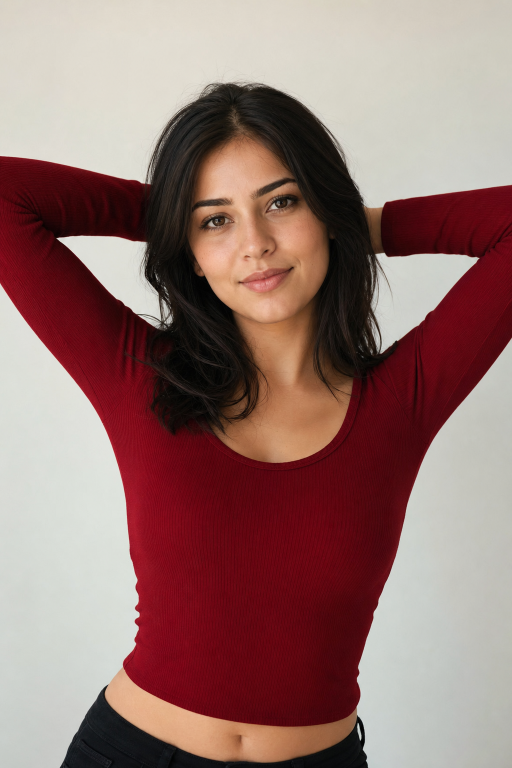
#> input picture docs/demo/synthetic_portrait.png, 1024 x 1536 px, found by its file name (shown at 1/2 size)
$ python make_portrait_clip.py
#> lines starting #> are read from the running program, lines starting #| are printed output that depends on the picture; after the words box and inside, x2 and y2 are one past the last pixel; in counts of white or black regions, pixels touching at a corner belong together
"""Generate a portrait demo clip with REALISTIC compression artifacts + visible
motion + subtle flicker + occasional light face blur, for V2 video-clip demo.

Design choices (different from the previous over-aggressive version):
  - Motion is clearly visible: 20% slow zoom-in (1.0 -> 1.20) plus a horizontal
    sinusoidal pan, so the viewer obviously sees the camera moving. This gives
    optical-flow based temporal_flicker / temporal-SSIM detectors real motion
    to align against.
  - Compression artifacts are produced by ENCODING the clean frames with ffmpeg
    at a LOW bitrate (realistic streaming quality), NOT by Python block
    quantization. This yields natural H.264 macroblocking / ringing on edges
    and flat areas instead of an obviously synthetic blocky mess.
  - Temporal flicker: a tiny per-frame luma modulation (+/-3 levels) on flat
    areas, mimicking variable-bitrate streaming qp swings.
  - Face blur: light kernel (k=17), only on ~1/4 of frames, feathered, so it is
    a subtle "soft face" not a destroyed face.

Usage:
    python scripts/make_portrait_clip.py \
        --base docs/demo/synthetic_portrait.png \
        --out docs/demo/clip_portrait_degraded.mp4
"""
from __future__ import annotations

import argparse
import os
import subprocess
import sys
import tempfile

import cv2
import numpy as np


def downscale(img: np.ndarray, max_side: int) -> np.ndarray:
    h, w = img.shape[:2]
    scale = max_side / max(h, w)
    if scale < 1.0:
        img = cv2.resize(img, (int(w * scale), int(h * scale)), interpolation=cv2.INTER_AREA)
    return img


def zoom_pan(img: np.ndarray, t: float, zoom_end: float = 1.20) -> np.ndarray:
    """t in [0,1]. Visible zoom-in (1.0 -> zoom_end) + horizontal sinusoidal pan."""
    h, w = img.shape[:2]
    scale = 1.0 + (zoom_end - 1.0) * t
    new_w, new_h = int(w * scale), int(h * scale)
    big = cv2.resize(img, (new_w, new_h), interpolation=cv2.INTER_LINEAR)
    # horizontal pan oscillates: start centered, drift left then back
    pan_x = int((new_w - w) * (0.5 + 0.25 * np.sin(np.pi * t)))
    pan_y = int((new_h - h) * 0.5)
    pan_x = max(0, min(pan_x, new_w - w))
    pan_y = max(0, min(pan_y, new_h - h))
    return big[pan_y:pan_y + h, pan_x:pan_x + w].copy()


def detect_face_box(img: np.ndarray) -> tuple[int, int, int, int] | None:
    cascade_path = cv2.data.haarcascades + "haarcascade_frontalface_default.xml"
    if os.path.exists(cascade_path):
        gray = cv2.cvtColor(img, cv2.COLOR_BGR2GRAY)
        cascade = cv2.CascadeClassifier(cascade_path)
        faces = cascade.detectMultiScale(gray, scaleFactor=1.1, minNeighbors=3, minSize=(60, 60))
        if len(faces) > 0:
            x, y, w, h = max(faces, key=lambda f: f[2] * f[3])
            return int(x), int(y), int(x + w), int(y + h)
    h, w = img.shape[:2]
    return (int(w * 0.32), int(h * 0.08), int(w * 0.68), int(h * 0.42))


def blur_region(img: np.ndarray, box: tuple[int, int, int, int], k: int = 17) -> np.ndarray:
    x1, y1, x2, y2 = box
    x1, y1 = max(0, x1), max(0, y1)
    x2, y2 = min(img.shape[1], x2), min(img.shape[0], y2)
    roi = img[y1:y2, x1:x2]
    if roi.size == 0:
        return img
    blurred = cv2.GaussianBlur(roi, (k, k), 0)
    pad = 10
    mask = np.zeros((y2 - y1, x2 - x1), np.uint8)
    mask[pad:y2 - y1 - pad, pad:x2 - x1 - pad] = 255
    mask = cv2.GaussianBlur(mask, (pad * 2 + 1, pad * 2 + 1), 0)
    mask_f = (mask.astype(np.float32) / 255.0)[..., None]
    out = img.copy()
    out[y1:y2, x1:x2] = (roi.astype(np.float32) * (1 - mask_f) + blurred.astype(np.float32) * mask_f).astype(np.uint8)
    return out


def add_subtle_flicker(img: np.ndarray, i: int, amount: float = 3.0) -> np.ndarray:
    """Tiny per-frame luma modulation on flat (low-variance) regions only."""
    gray = cv2.cvtColor(img, cv2.COLOR_BGR2GRAY)
    # flatness mask: low local variance
    ksize = 16
    mean = cv2.blur(gray.astype(np.float32), (ksize, ksize))
    sq = cv2.blur((gray.astype(np.float32)) ** 2, (ksize, ksize))
    var = sq - mean ** 2
    flat_mask = (var < 25).astype(np.float32)  # roughly flat areas
    delta = amount * np.sin(2 * np.pi * i / 6.0)  # period ~6 frames
    out = img.astype(np.float32)
    out[..., 0] += delta * flat_mask
    out[..., 1] += delta * flat_mask
    out[..., 2] += delta * flat_mask
    return np.clip(out, 0, 255).astype(np.uint8)


def main() -> int:
    ap = argparse.ArgumentParser()
    ap.add_argument("--base", default="docs/demo/synthetic_portrait.png")
    ap.add_argument("--out", default="docs/demo/clip_portrait_degraded.mp4")
    ap.add_argument("--frames", type=int, default=60)
    ap.add_argument("--fps", type=int, default=15)
    ap.add_argument("--max-side", type=int, default=720)
    ap.add_argument("--zoom-end", type=float, default=1.20)
    ap.add_argument("--bitrate", type=str, default="700k",
                    help="ffmpeg target bitrate; lower = more compression artifacts")
    ap.add_argument("--face-blur-every", type=int, default=5,
                    help="blur face every N-th frame (0 disables)")
    ap.add_argument("--face-blur-offset", type=int, default=2,
                    help="skip face blur until this frame (keep first frames clean)")
    ap.add_argument("--face-blur-k", type=int, default=13,
                    help="face blur kernel size (smaller = subtler)")
    args = ap.parse_args()

    base = cv2.imread(args.base)
#> base is the input picture: shape (1536, 1024, 3); mean B, G, R 110.8, 115.2, 148.4
    if base is None:
        print(f"ERROR: cannot read {args.base}", file=sys.stderr)
        return 1
    base = downscale(base, args.max_side)
#> in downscale, `img = cv2.resize(img, (int(w * scale), int(h * scale)), interpolation=..`:
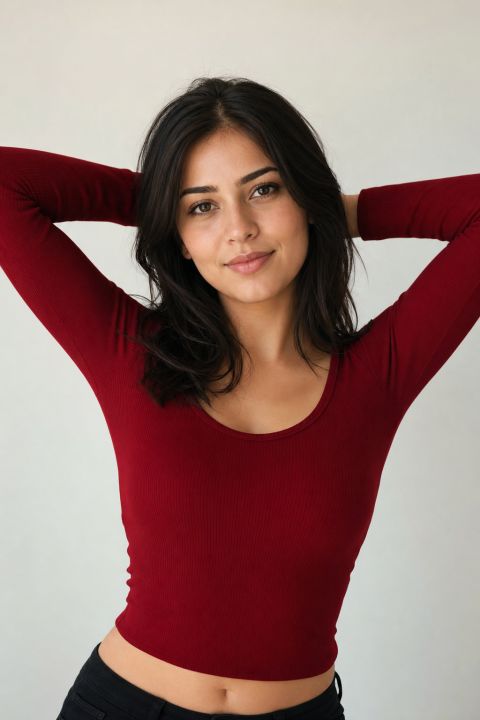
#> img: shape (720, 480, 3); mean of channels 0, 1, 2 110.8, 115.2, 148.4; drawn as B, G, R
    H, W = base.shape[:2]
#> H = 720; W = 480
    print(f"base frame: {W}x{H}, {args.frames} frames @ {args.fps} fps, "
          f"zoom 1.0->{args.zoom_end}, bitrate {args.bitrate}")
#| base frame: 480x720, 60 frames @ 15 fps, zoom 1.0->1.2, bitrate 700k

    face_box = detect_face_box(base)
#> in detect_face_box, `gray = cv2.cvtColor(img, cv2.COLOR_BGR2GRAY)`:
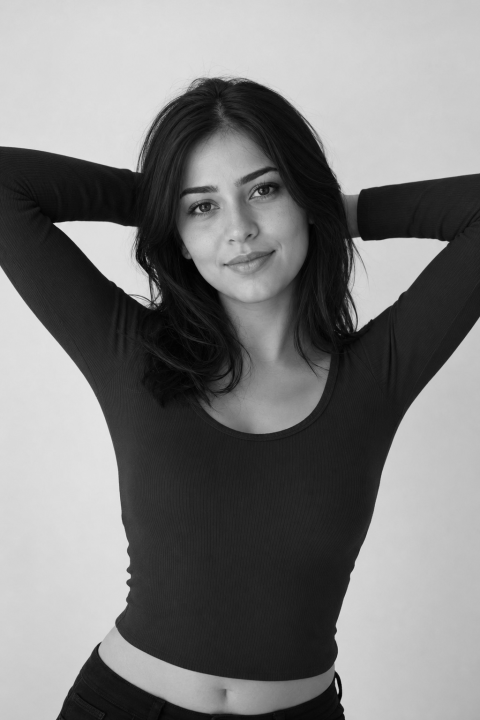
#> gray: shape (720, 480); min 0, max 227, mean 124.6
#> in detect_face_box, `faces = cascade.detectMultiScale(gray, scaleFactor=1.1, minNeighbors=3..`: faces = [[157, 139, 159, 159]]
#> in detect_face_box, `x, y, w, h = max(faces, key=lambda f: f[2] * f[3])`: x = 157; y = 139; w = 159
#> face_box = (157, 139, 316, 298)
    print(f"face box: {face_box}")
#| face box: (157, 139, 316, 298)

    tmpdir = tempfile.mkdtemp(prefix="lqdd_clip_")
    for i in range(args.frames):
        t = i / max(1, args.frames - 1)
        frame = zoom_pan(base, t, zoom_end=args.zoom_end)

        # subtle temporal flicker on flat areas (very small delta)
        frame = add_subtle_flicker(frame, i, amount=3.0)

        # occasional light face blur (skip first frames so the clip opens clean)
        do_blur = (face_box is not None and args.face_blur_every
                   and i >= args.face_blur_offset
                   and (i - args.face_blur_offset) % args.face_blur_every == 0)
        if do_blur:
            fb = detect_face_box(frame) or face_box
            frame = blur_region(frame, fb, k=args.face_blur_k)

        cv2.imwrite(os.path.join(tmpdir, f"f_{i:04d}.png"), frame)
        if i % 10 == 0:
            print(f"  frame {i}/{args.frames} face_blur={'yes' if do_blur else 'no'}")
#> this loop made 60 passes
#> (do_blur, x in detect_face_box, y in detect_face_box, x1 in blur_region, y1 in blur_region, x2 in blur_region) on passes 3, 8, 13, 18, 23, 28, 33, 38, 43, 48, 53, 58: (True, 158, 139, 158, 139, 314), (True, 155, 134, 155, 134, 316), (True, 150, 129, 150, 129, 316), (True, 149, 128, 149, 128, 315), (True, 142, 123, 142, 123, 312), (True, 141, 120, 141, 120, 312), (True, 136, 115, 136, 115, 311), (True, 135, 111, 135, 111, 312), (True, 131, 106, 131, 106, 316), (True, 135, 106, 135, 106, 315), (True, 136, 101, 136, 101, 320), (True, 140, 98, 140, 98, 328)
#> do_blur on passes 1, 2, 4, 5, 6, 7: False, False, False, False, False, False
#|   frame 0/60 face_blur=no
#|   frame 10/60 face_blur=no
#|   frame 20/60 face_blur=no
#|   frame 30/60 face_blur=no
#|   frame 40/60 face_blur=no
#|   frame 50/60 face_blur=no
#> pass 1, in add_subtle_flicker, `mean = cv2.blur(gray.astype(np.float32), (ksize, ksize))`:
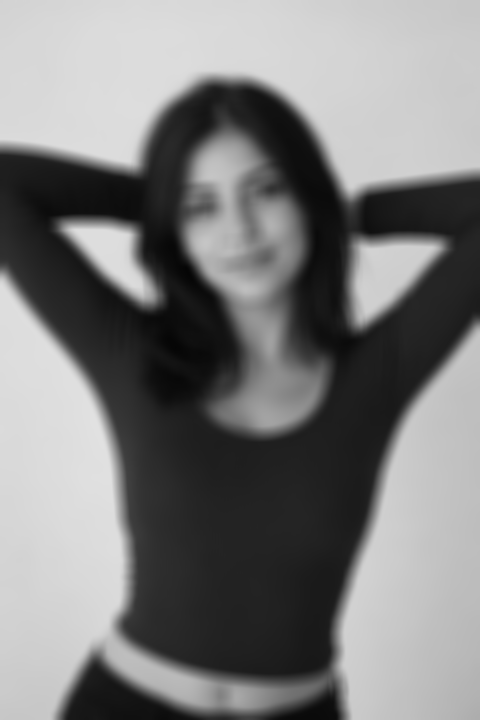
#> mean: shape (720, 480) float32; min 5.3, max 225.5, mean 124.7
#> pass 1, in add_subtle_flicker, `sq = cv2.blur((gray.astype(np.float32)) ** 2, (ksize, ksize))`:
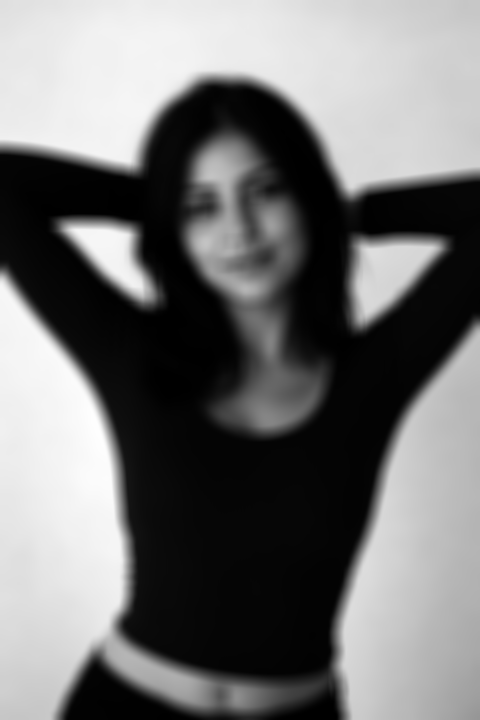
#> sq: shape (720, 480) float32; min 38.13, max 50870, mean 22893.6; drawn with min black and max white
#> pass 1, in add_subtle_flicker, `var = sq - mean ** 2`:
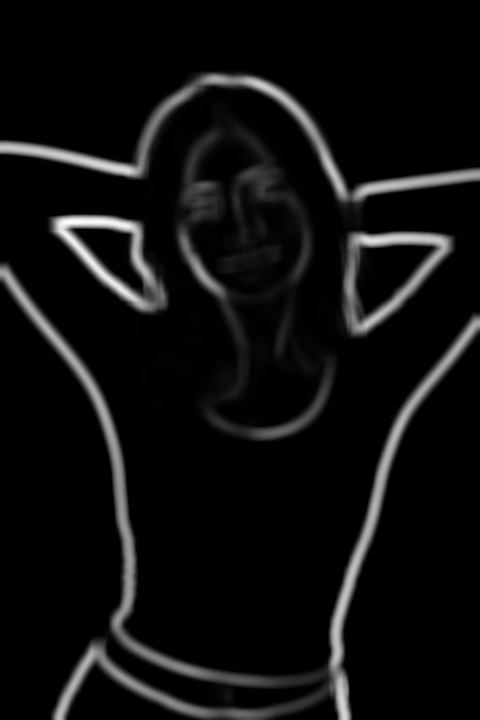
#> var: shape (720, 480) float32; min 0.176, max 9881.2, mean 584.1; drawn with min black and max white
#> pass 1, in add_subtle_flicker, `flat_mask = (var < 25).astype(np.float32)`:
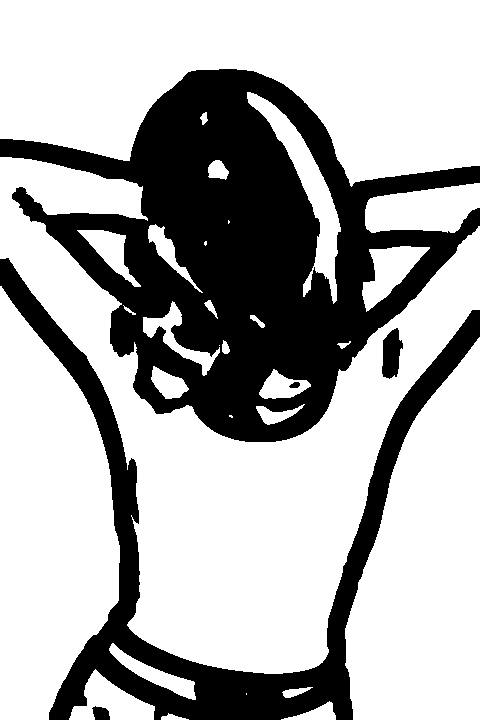
#> flat_mask: shape (720, 480) float32; values 0 (black) and 1 (white), 68.4% white; 5 black regions, box (x1, y1, x2, y2) and area: (0, 69, 480, 442) 78313, (0, 258, 480, 720) 29753, (382, 328, 403, 379) 748, (92, 706, 110, 720) 192, (289, 382, 300, 388) 49
#> after the loop:
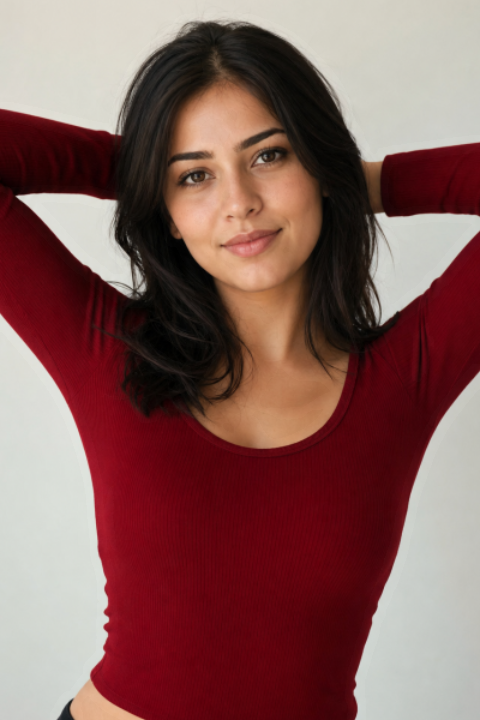
#> frame: shape (720, 480, 3); mean of channels 0, 1, 2 88.9, 92.2, 132.7; drawn as B, G, R

    # encode clean-ish frames at LOW bitrate -> realistic H.264 compression artifacts
    out_abs = os.path.abspath(args.out)
    os.makedirs(os.path.dirname(out_abs) or ".", exist_ok=True)
    cmd = [
        "ffmpeg", "-y",
        "-framerate", str(args.fps),
        "-i", os.path.join(tmpdir, "f_%04d.png"),
        "-c:v", "libx264",
        "-b:v", args.bitrate,
        "-maxrate", args.bitrate,
        "-bufsize", str(int(args.bitrate[:-1]) * 2) + "k",
        "-pix_fmt", "yuv420p",
        "-movflags", "+faststart",
        out_abs,
    ]
    print("ffmpeg:", " ".join(cmd))
#> (printed output is left out)
    r = subprocess.run(cmd, capture_output=True, text=True)
    if r.returncode != 0:
        print(r.stderr[-2000:], file=sys.stderr)
        return r.returncode
    print(f"\nDONE -> {out_abs}  ({os.path.getsize(out_abs)/1024:.1f} KB)")
    return 0


if __name__ == "__main__":
    sys.exit(main())
#> (the call stopped at in main, `r = subprocess.run(cmd, capture_output=True, text=True)`: subprocess is not available in this run)
